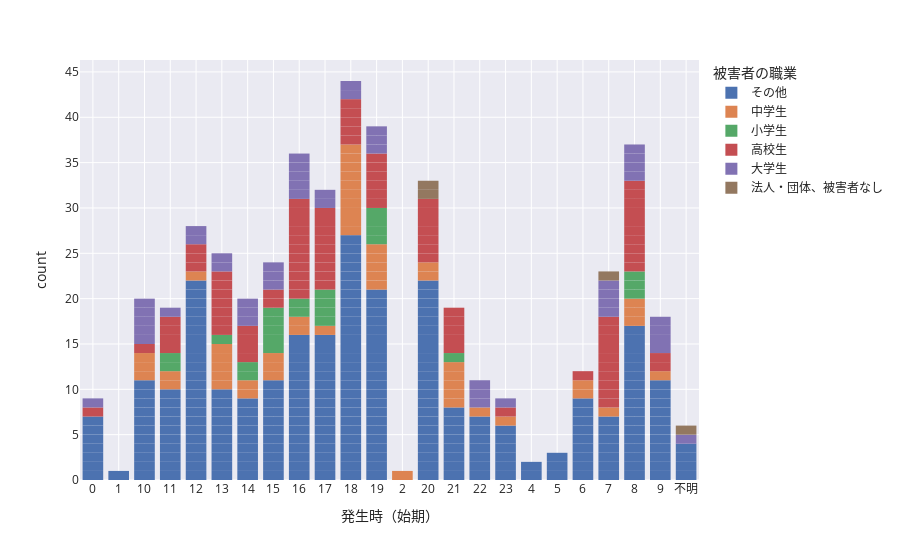

The notebook cell saved with this chart:
### Markdown cell above
## その他のチャート（上級編）

複数の変数でチャートを作ると、より深い分析ができる。

### Code cell
fig = px.bar(kashiwa,
            x='発生時（始期）',
            color='被害者の職業',
            template='seaborn')
fig.update_traces(
    marker_line_width=0
)
fig.update_xaxes(categoryorder='category ascending')
fig.show()

### Figure 1 — Plotly figure (JSON) as saved in the notebook; plotly's stock layout.template omitted (floating-point values rounded to 4 significant figures; data arrays with more than 128 entries replaced by an {"elided": "..."} marker saying what was removed)
{"data": [{"alignmentgroup": "True", "hovertemplate": "被害者の職業=その他<br>発生時（始期）=%{x}<br>count=%{y}<extra></extra>", "legendgroup": "その他", "marker": {"color": "rgb(76,114,176)", "line": {"width": 0}, "pattern": {"shape": ""}}, "name": "その他", "offsetgroup": "その他", "orientation": "v", "showlegend": true, "textposition": "auto", "type": "bar", "x": {"elided": "257 str values"}, "xaxis": "x", "y": {"elided": "257 int values"}, "yaxis": "y"}, {"alignmentgroup": "True", "hovertemplate": "被害者の職業=中学生<br>発生時（始期）=%{x}<br>count=%{y}<extra></extra>", "legendgroup": "中学生", "marker": {"color": "rgb(221,132,82)", "line": {"width": 0}, "pattern": {"shape": ""}}, "name": "中学生", "offsetgroup": "中学生", "orientation": "v", "showlegend": true, "textposition": "auto", "type": "bar", "x": ["22", "18", "21", "19", "15", "13", "21", "15", "18", "14", "19", "2", "8", "13", "19", "11", "16", "13", "18", "10", "18", "6", "9", "20", "8", "11", "18", "21", "10", "18", "18", "21", "19", "13", "7", "16", "10", "17", "13", "6", "21", "14", "18", "8", "15", "20", "23", "19", "18", "18", "12"], "xaxis": "x", "y": [1, 1, 1, 1, 1, 1, 1, 1, 1, 1, 1, 1, 1, 1, 1, 1, 1, 1, 1, 1, 1, 1, 1, 1, 1, 1, 1, 1, 1, 1, 1, 1, 1, 1, 1, 1, 1, 1, 1, 1, 1, 1, 1, 1, 1, 1, 1, 1, 1, 1, 1], "yaxis": "y"}, {"alignmentgroup": "True", "hovertemplate": "被害者の職業=小学生<br>発生時（始期）=%{x}<br>count=%{y}<extra></extra>", "legendgroup": "小学生", "marker": {"color": "rgb(85,168,104)", "line": {"width": 0}, "pattern": {"shape": ""}}, "name": "小学生", "offsetgroup": "小学生", "orientation": "v", "showlegend": true, "textposition": "auto", "type": "bar", "x": ["15", "17", "8", "19", "8", "19", "11", "14", "15", "16", "17", "13", "15", "14", "17", "8", "15", "17", "15", "21", "19", "11", "19", "16"], "xaxis": "x", "y": [1, 1, 1, 1, 1, 1, 1, 1, 1, 1, 1, 1, 1, 1, 1, 1, 1, 1, 1, 1, 1, 1, 1, 1], "yaxis": "y"}, {"alignmentgroup": "True", "hovertemplate": "被害者の職業=高校生<br>発生時（始期）=%{x}<br>count=%{y}<extra></extra>", "legendgroup": "高校生", "marker": {"color": "rgb(196,78,82)", "line": {"width": 0}, "pattern": {"shape": ""}}, "name": "高校生", "offsetgroup": "高校生", "orientation": "v", "showlegend": true, "textposition": "auto", "type": "bar", "x": ["21", "7", "20", "7", "7", "23", "8", "8", "6", "7", "17", "17", "15", "18", "18", "8", "7", "9", "16", "14", "15", "8", "7", "17", "7", "21", "19", "14", "14", "13", "18", "16", "11", "18", "13", "21", "11", "17", "16", "20", "13", "8", "13", "16", "11", "14", "0", "13", "13", "11", "16", "17", "17", "20", "17", "8", "13", "20", "12", "16", "19", "8", "19", "7", "12", "16", "8", "20", "16", "20", "7", "8", "17", "19", "8", "18", "16", "19", "19", "16", "20", "16", "21", "12", "21", "7", "17", "9", "10"], "xaxis": "x", "y": [1, 1, 1, 1, 1, 1, 1, 1, 1, 1, 1, 1, 1, 1, 1, 1, 1, 1, 1, 1, 1, 1, 1, 1, 1, 1, 1, 1, 1, 1, 1, 1, 1, 1, 1, 1, 1, 1, 1, 1, 1, 1, 1, 1, 1, 1, 1, 1, 1, 1, 1, 1, 1, 1, 1, 1, 1, 1, 1, 1, 1, 1, 1, 1, 1, 1, 1, 1, 1, 1, 1, 1, 1, 1, 1, 1, 1, 1, 1, 1, 1, 1, 1, 1, 1, 1, 1, 1, 1], "yaxis": "y"}, {"alignmentgroup": "True", "hovertemplate": "被害者の職業=大学生<br>発生時（始期）=%{x}<br>count=%{y}<extra></extra>", "legendgroup": "大学生", "marker": {"color": "rgb(129,114,179)", "line": {"width": 0}, "pattern": {"shape": ""}}, "name": "大学生", "offsetgroup": "大学生", "orientation": "v", "showlegend": true, "textposition": "auto", "type": "bar", "x": ["14", "17", "10", "18", "16", "7", "22", "14", "19", "16", "9", "19", "7", "15", "10", "8", "16", "22", "8", "13", "7", "10", "9", "12", "0", "12", "15", "不明", "9", "19", "17", "11", "16", "10", "8", "22", "15", "10", "16", "23", "7", "13", "9", "14", "18", "8"], "xaxis": "x", "y": [1, 1, 1, 1, 1, 1, 1, 1, 1, 1, 1, 1, 1, 1, 1, 1, 1, 1, 1, 1, 1, 1, 1, 1, 1, 1, 1, 1, 1, 1, 1, 1, 1, 1, 1, 1, 1, 1, 1, 1, 1, 1, 1, 1, 1, 1], "yaxis": "y"}, {"alignmentgroup": "True", "hovertemplate": "被害者の職業=法人・団体、被害者なし<br>発生時（始期）=%{x}<br>count=%{y}<extra></extra>", "legendgroup": "法人・団体、被害者なし", "marker": {"color": "rgb(147,120,96)", "line": {"width": 0}, "pattern": {"shape": ""}}, "name": "法人・団体、被害者なし", "offsetgroup": "法人・団体、被害者なし", "orientation": "v", "showlegend": true, "textposition": "auto", "type": "bar", "x": ["20", "不明", "7", "20"], "xaxis": "x", "y": [1, 1, 1, 1], "yaxis": "y"}], "layout": {"barmode": "relative", "legend": {"title": {"text": "被害者の職業"}, "tracegroupgap": 0}, "margin": {"t": 60}, "xaxis": {"anchor": "y", "categoryorder": "category ascending", "domain": [0, 1], "title": {"text": "発生時（始期）"}}, "yaxis": {"anchor": "x", "domain": [0, 1], "title": {"text": "count"}}}}
